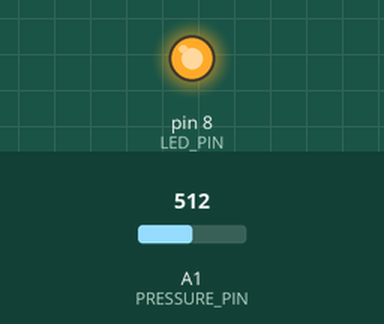
The sketch below on a simulated Arduino Uno, built with avr-gcc and run on an emulated ATmega328P. Parts: output pins drawn as LEDs (lit = HIGH). The test bench sets the inputs (shaded band); at power-on: A1 (PRESSURE_PIN) = 512. What the sketch prints to the serial monitor is not drawn.

Above: at 0.2 s.
Timing chart, 0 to 1.7 s (numbered marks = the images above):
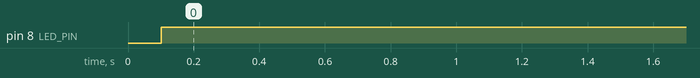

Measured:
- by itself, pin 8 (LED_PIN): LOW → HIGH at 0.10 s

The sketch:

BrakeSignalCanBus.ino
```cpp
#include <mcp_can.h>
#include <SPI.h>

#define PRESSURE_PIN A1
#define ROTATION_PIN A2
#define LED_PIN 8 //FIGURE OUT SENSOR AND LED PINS
#define ID 0x00
#define PRESSURE_THRESHOLD 100
#define ROTATION_THRESHOLD 100
#define TIME_THRESHOLD 100

// the cs pin of the version after v1.1 is default to D9
// v0.9b and v1.0 is default D10
const int SPI_CS_PIN = 10;


MCP_CAN CAN(SPI_CS_PIN);                                    // Set CS pin

void setup()
{
    pinMode(ROTATION_PIN, INPUT);
    pinMode(PRESSURE_PIN, INPUT);    //is this line necessary???
    pinMode(LED_PIN, OUTPUT);
    Serial.begin(115200);

START_INIT:

    if(CAN_OK == CAN.begin(CAN_125KBPS))                   // init can bus : baudrate = 500k
    {
        Serial.println("CAN BUS Shield init ok!");
    }
    else
    {
        Serial.println("CAN BUS Shield init fail");
        Serial.println("Init CAN BUS Shield again");
        delay(100);
        goto START_INIT;
    }
}

unsigned char stmp[1] = {0};
unsigned long previousMillis = 0;

void loop()
{
    unsigned long currentMillis = millis();

    if(currentMillis - previousMillis > TIME_THRESHOLD){

      if((analogRead(PRESSURE_PIN) > PRESSURE_THRESHOLD || analogRead(ROTATION_PIN) > ROTATION_THRESHOLD) && stmp[0] == 0){
        // send data:  id = 0x00, standrad frame, data len = 1, stmp: data buf
        stmp[0] = 1;
        CAN.sendMsgBuf(ID, 0, 1, stmp);
        digitalWrite(LED_PIN, HIGH);

      }else if((analogRead(PRESSURE_PIN) < PRESSURE_THRESHOLD && analogRead(ROTATION_PIN) < ROTATION_THRESHOLD) && stmp[0] == 1){
        /*
        Lockout will only send all-clear message if both sensors don't detect anything; may need to change later depending on performance of sensors
        */
        stmp[0] = 0;
        CAN.sendMsgBuf(ID, 0, 1, stmp);
        digitalWrite(LED_PIN, LOW);
      }

      previousMillis = currentMillis;
   }
}
```
